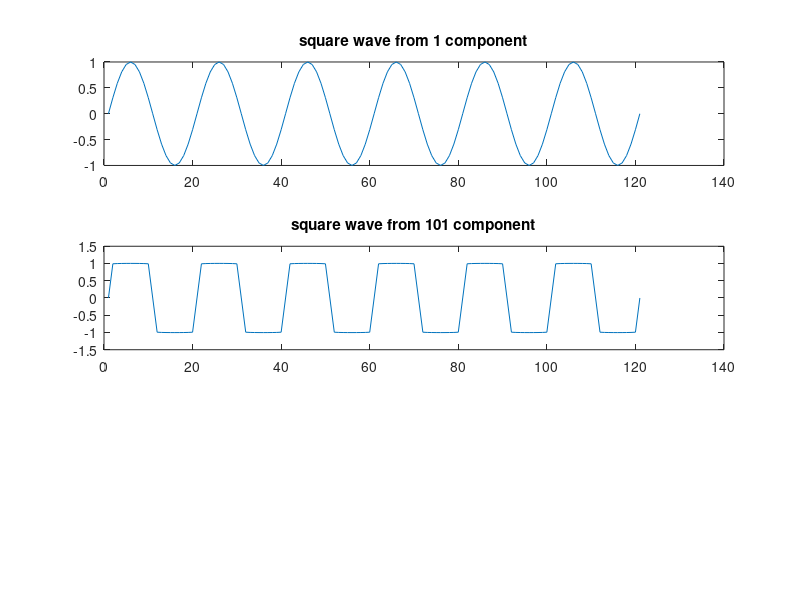

Source code (MATLAB): (Note: this script raises an error after producing the figure.)
clc;
close all;
clear;

%sine wave 1KHz
f=1;
t=-3:.05:3;
a=sin(2*pi*f*t);
subplot(3,1,1);
plot(a);
title('square wave from 1 component')

j=0;
for k=1:101
    b=[[sin(2*pi*((2*k)-1)*f*t)]/[((2*k)-1)]];
   j=b+j;
end
g=j*(4/pi);
subplot(3,1,2);
plot(g);
title('square wave from 101 component');

e=a*g;
subplot(3,1,3);
plot(e);
title('psk');

